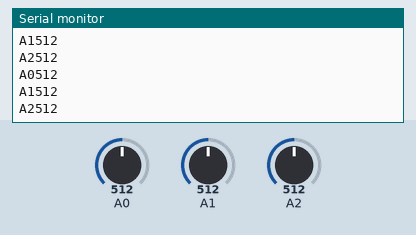
A sketch run on a simulated Arduino Uno, built with avr-gcc and run on an emulated ATmega328P. On the bench: the last lines printed to the serial monitor. The test bench sets the inputs (shaded band); at power-on: A0 = 512, A1 = 512, A2 = 512.

Above: at 1.2 s.
1.3 s: A0 set to 716
At 1.39 s:
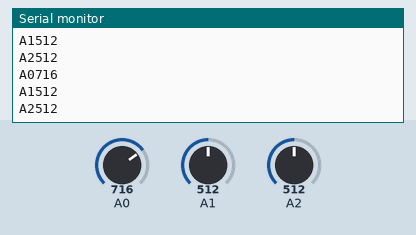
2.8 s: A1 set to 716
At 2.91 s:
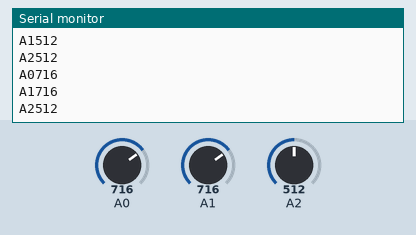
4.3 s: A2 set to 716
At 4.42 s:
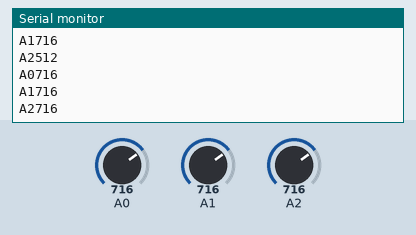
5.8 s: A0 set to 900
At 5.93 s:
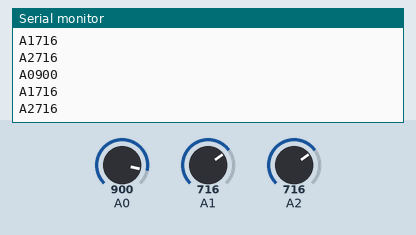
7.3 s: A1 set to 900
At 7.45 s:
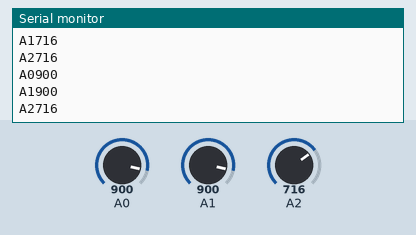
8.8 s: A2 set to 900
At 8.96 s:
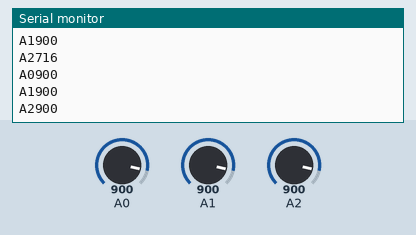
Timing chart, 0 to 11.3 s (numbered marks = the images above; inputs shaded):
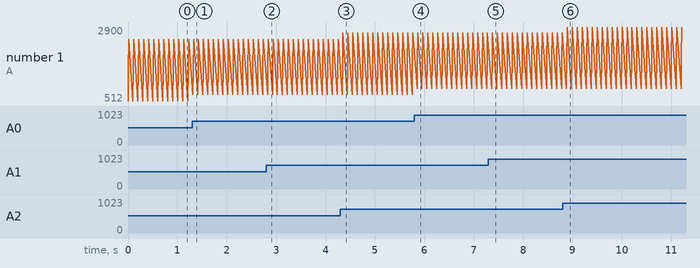

The sketch:

serial_read.ino
```cpp
void setup() {
  Serial.begin(9600);
}

void loop() {
  Serial.print("A0");
  Serial.println(analogRead(A0));
  Serial.print("A1");
  Serial.println(analogRead(A1));
  Serial.print("A2");
  Serial.println(analogRead(A2));
  delay(100);
}
```

Measured:
- after the input at 1.3 s, the serial monitor: prints a new line at once (image 1)
- after the input at 2.8 s, the serial monitor: prints a new line at once (image 2)
- after the input at 4.3 s, the serial monitor: prints a new line after 0.05 s (image 3)
- after the input at 5.8 s, the serial monitor: prints a new line after 0.05 s (image 4)
- after the input at 7.3 s, the serial monitor: prints a new line after 0.07 s (image 5)
- after the input at 8.8 s, the serial monitor: prints a new line after 0.09 s (image 6)
- plotted number 1: 2512 → 2716 after the input at 4.3 s, 2716 → 2900 after the input at 8.8 s
